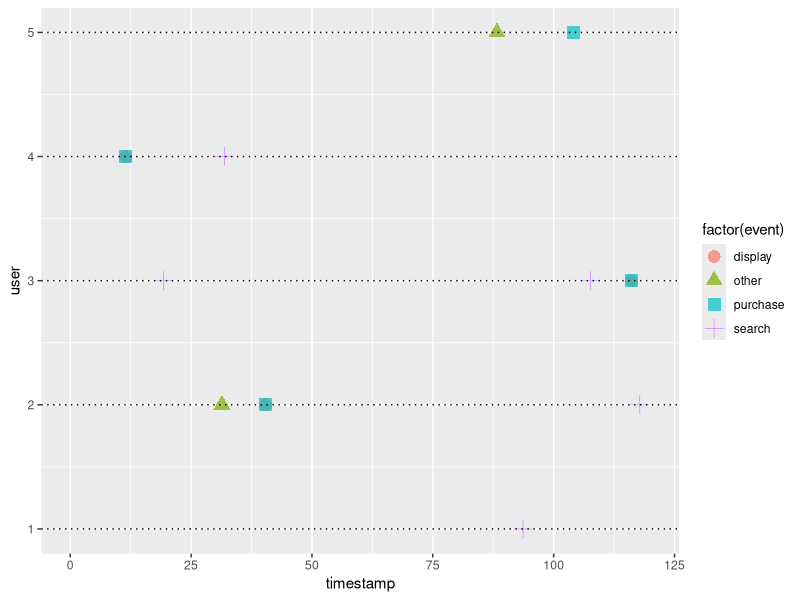

Here is the R script that generated this plot:
## ---- chunk 1
suppressMessages(library(MASS))
suppressMessages(library(dplyr))
suppressMessages(library(xtable))
suppressMessages(library(MCMCpack))
options(xtable.comment = FALSE)
suppressMessages(library(ggplot2))
knitr::opts_chunk$set(cache = T)
## ---- chunk 2
set.seed(1899)
ad_types <- c("search", "display", "other", "purchase")
K <- length(ad_types)
alpha_mean <- matrix(c(2.817, 0.0860, 0.5381, 0.6167,
                      0.1614, 1.7818, 0.2055, 0.0845,
                      0.4647, 0.1270, 8.0526, 0.8384), nrow = 3, ncol = 4)
row.names(alpha_mean) <- ad_types[1:3]
colnames(alpha_mean) <- ad_types

alpha_sd <- matrix(c(0.1765, 0.0214, 0.0562, 0.0633,
                      0.0496, 0.2314, 0.0572, 0.0347,
                      0.0654, 0.0367, 0.4117, 0.0867), nrow = 3, ncol = 4)

beta_mean <- c(34.0188, 46.8854, 51.5114)
beta_sd <- c(1.7426, 4.9370, 2.3241)
names(beta_mean) <- ad_types[1:3]

theta_mu_mean <- c(-5.3926, -6.1027, -5.8063, -9.7704) 
theta_mu_sd <- c(0.0166, 0.0212, 0.0221, 0.0762) 
names(theta_mu_mean) <- ad_types
names(theta_mu_sd) <- ad_types

Sigma_mu_mean <- matrix(c(0.4584, -0.1197, -0.4942, 0.2256,
                     -0.1197, 0.5934, -0.3380, -0.4157,
                     -0.4942, -0.3380, 1.0014, 0.0762,
                     0.2256, -0.4157, 0.0762, 2.3914), nrow = 4, ncol = 4)

Sigma_mu_sd <- matrix(c(0.0246, -0.0212, 0.0257, 0.1228,
                     0.0212, 0.0335, 0.0304, 0.1665,
                     0.0257, 0.0304, 0.0365, 0.2440,
                     0.1228, 0.1665, 0.2440, 0.2575), nrow = 4, ncol = 4)

row.names(Sigma_mu_mean) <- ad_types
colnames(Sigma_mu_mean) <- ad_types
  
inv_df <- 12000 - 1
psi_mean <- c(-0.5664, -0.7556, -0.6235, 0.2787)
psi_sd <- c(0.1228, 0.2348, 0.1229, 0.2160)
names(psi_mean) <- ad_types
names(psi_sd) <- ad_types


first_click_prob <- c(1199, 418, 811) %>% prop.table()
## ---- chunk 3
knitr::kable(alpha_mean, caption = "alpha", escape = F)
## ---- chunk 4
knitr::kable(beta_mean, caption = "beta", escape = F)
## ---- chunk 5
knitr::kable(theta_mu_mean, caption = "theta", escape = F)
## ---- chunk 6
knitr::kable(Sigma_mu_mean, caption = "Sigma", escape = F)
## ---- chunk 7
knitr::kable(psi_mean, caption = "psi", escape = F)
## ---- chunk 8
gammaShRaFromMeanSD <- function( mean , sd ) {
  if ( mean <=0 ) stop("mean must be > 0")
  if ( sd <=0 ) stop("sd must be > 0")
  shape = mean^2/sd^2
  rate = mean/sd^2
  return( list( shape=shape , rate=rate ) )
}

invParamsWishartFromMeanPAndDF <- function(Sigma_mu_mean, df, dim){
  scale_matrix <- Sigma_mu_mean*df - Sigma_mu_mean*dim - Sigma_mu_mean
  return(list(scale_matrix=scale_matrix, df=df, dim=dim))
}

draw_params <- function() {
  alpha <- matrix(nrow = nrow(alpha_mean), ncol = ncol(alpha_mean))
  for(j in c(1:nrow(alpha_mean))) {
    for(k in c(1:ncol(alpha_mean))) {
      gam <- gammaShRaFromMeanSD(mean = alpha_mean[j,k], sd = alpha_sd[j,k])
      alpha[j,k] <- rgamma(n=1, shape = gam$shape, rate = gam$rate)
    }
  }
  
  beta <- numeric()
  for(j in c(1:length(beta_mean))) {
      gam <- gammaShRaFromMeanSD(mean = beta_mean[j], sd = beta_sd[j])
      beta[j] <- rgamma(n=1, shape = gam$shape, rate = gam$rate)
  }
  
  # Under the assumption that all psi_ks are independet we can sample with the diagonal of sds, in appendix they calculate psi with the Identity matrix which assumes independence!
  psi <- mvrnorm(mu = psi_mean, 
                 Sigma = psi_sd^2 * diag(nrow = length(psi_sd)))
  theta_mu <- mvrnorm(mu = theta_mu_mean, 
                     Sigma = theta_mu_sd^2 * diag(nrow = length(theta_mu_sd)))
  
  inv_wishart_params <- invParamsWishartFromMeanPAndDF(Sigma_mu_mean = Sigma_mu_mean, 
                                                 df = inv_df, dim = length(ad_types))
  Sigma_mu <- riwish(v = inv_wishart_params$df, S = inv_wishart_params$scale_matrix)
  mu <- exp(mvrnorm(mu = theta_mu, Sigma = Sigma_mu))
  list(alpha = alpha, beta = beta, psi = psi, 
       theta_mu = theta_mu, Sigma_mu = Sigma_mu, mu = mu)
}
## ---- chunk 9
T <- 120
## ---- chunk 10
simulate_user_clickstream <- function(alpha, beta, psi, theta_mu, Sigma_mu, mu) {
  t = 0; n = 0; n_K = 0; m = c(alpha[j_0,] + mu) %>% sum; j = integer(); t_j = numeric()
  
  hist_intensity_decay <- function(a, b, events, current_time, event_times) {
    result <- numeric(K)
    names(result) <- ad_types
    if(length(events) == 0) return(result)
    
    for(k in 1:K){
      for(idx in 1:length(events)){
        j_l <- events[idx]
        if(j_l != K) { # do not consider purchases (K) here
          result[k] <- result[k] + 
            alpha[j_l, k] * exp(-1 * beta[j_l] * (t - event_times[idx]))
        }
      }
    }
    return(result)
  }

  repeat {
    s <- rexp(n = 1, rate = m)
    t <- t + s
    if(!is.nan(t) && t < T){
      lambda <- mu * exp(psi*n_K) + alpha[j_0, ] * exp(-1 * beta[j_0] * t)
      lambda <- lambda + hist_intensity_decay(alpha, beta, j, t, t_j)
      U <- runif(n = 1)
      if(U <= sum(lambda) / m){
        n <- n + 1
        t_j[n] <- t
        j[n] <- which(rmultinom(n = 1, size = 1, 
                                prob = lambda/sum(lambda))[,1] %in% c(1)) 
        if(j[n] == K) { # if purchase
          n_K <- n_K + 1
          m <- sum(lambda - mu * exp(psi * (n_K -1)) + mu * exp(psi * n_K))
        } else {
          m <- sum(lambda + alpha[j[n], ])
        }
      } else {
        m <- sum(lambda)
      }
    }
    
    if(t > T) return(list(timestamp = t_j, event = ad_types[j]))
  }
}

## ---- chunk 11
j_0 <- sample(length(ad_types) - 1, size = 1, prob = first_click_prob)
params <- draw_params()
data <- do.call(simulate_user_clickstream, params)
## ---- chunk 12
xtable(data.frame(time = data$timestamp, event = data$event), caption = "Simulated click stream")
## ---- chunk 13
sim_cnt <- 5
## ---- chunk 14
users <- data.frame()
for(i in 1:sim_cnt) {
  j_0 <- sample(length(ad_types) - 1, size = 1, prob = first_click_prob)
  params <- draw_params()
  data <- do.call(simulate_user_clickstream, params)
  users <- users %>% 
    rbind(data_frame(user = rep.int(i, length(data$event)), 
                     event = data$event, 
                     timestamp=data$timestamp))
}
## ---- chunk 15
ggplot(users, aes(x = timestamp, y = user, 
                  label = event, color = factor(event), 
                  shape = factor(event),
                  xmax = T)) +
  geom_point(size = 4, alpha = .7) +
  geom_hline(aes(yintercept = user), lty="dotted") + 
  xlim(0, T) + 
  ylim(1, sim_cnt)
